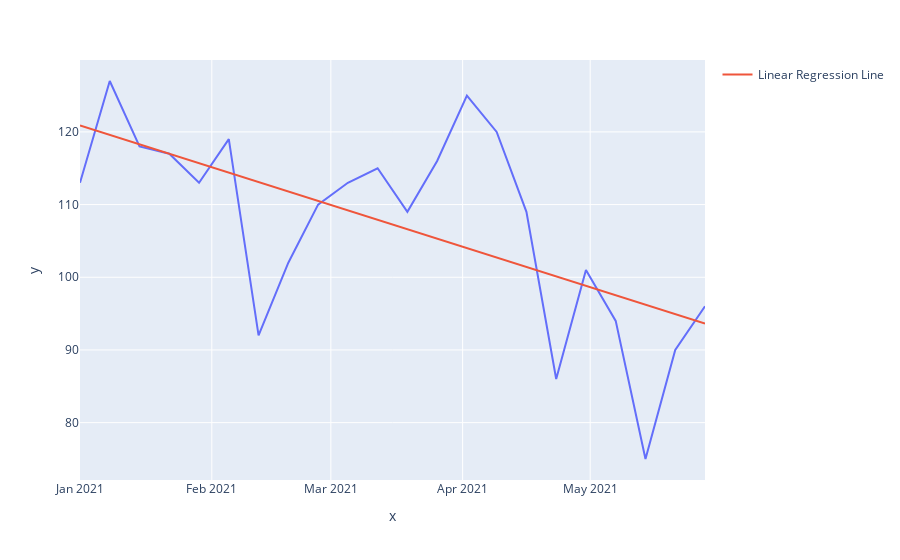

Here is the notebook cell this chart was saved with:
### Code cell
import pandas as pd
import numpy as np
import plotly.express as px

# read the CSV file into a pandas DataFrame
df = pd.read_csv("scripts/results/count_ins_by_week.csv")

# calculate the linear regression line
x = np.array(range(len(df)))
y = df['ins_num'].values
y[21] *= 7/4
coeffs = np.polyfit(x, y, 1)
lin_func = np.poly1d(coeffs)
line_y = lin_func(x)

# plot the data and linear regression line using Plotly
fig = px.line(x=df["min(install_dt)"], y=df['ins_num'])
fig.add_scatter(x=df["min(install_dt)"], y=line_y, name='Linear Regression Line')
fig.show()

### Figure 1 — Plotly figure (JSON) as saved in the notebook; plotly's stock layout.template omitted (floating-point values rounded to 4 significant figures)
{"data": [{"hovertemplate": "x=%{x}<br>y=%{y}<extra></extra>", "legendgroup": "", "line": {"color": "#636efa", "dash": "solid"}, "marker": {"symbol": "circle"}, "mode": "lines", "name": "", "orientation": "v", "showlegend": false, "type": "scatter", "x": ["2021-01-01", "2021-01-08", "2021-01-15", "2021-01-22", "2021-01-29", "2021-02-05", "2021-02-12", "2021-02-19", "2021-02-26", "2021-03-05", "2021-03-12", "2021-03-19", "2021-03-26", "2021-04-02", "2021-04-09", "2021-04-16", "2021-04-23", "2021-04-30", "2021-05-07", "2021-05-14", "2021-05-21", "2021-05-28"], "xaxis": "x", "y": [113, 127, 118, 117, 113, 119, 92, 102, 110, 113, 115, 109, 116, 125, 120, 109, 86, 101, 94, 75, 90, 96], "yaxis": "y"}, {"name": "Linear Regression Line", "type": "scatter", "x": ["2021-01-01", "2021-01-08", "2021-01-15", "2021-01-22", "2021-01-29", "2021-02-05", "2021-02-12", "2021-02-19", "2021-02-26", "2021-03-05", "2021-03-12", "2021-03-19", "2021-03-26", "2021-04-02", "2021-04-09", "2021-04-16", "2021-04-23", "2021-04-30", "2021-05-07", "2021-05-14", "2021-05-21", "2021-05-28"], "y": [120.9, 119.6, 118.3, 117.0, 115.7, 114.4, 113.1, 111.8, 110.5, 109.2, 107.9, 106.6, 105.3, 104.0, 102.7, 101.4, 100.1, 98.84, 97.54, 96.24, 94.95, 93.65]}], "layout": {"legend": {"tracegroupgap": 0}, "margin": {"t": 60}, "xaxis": {"anchor": "y", "domain": [0, 1], "title": {"text": "x"}}, "yaxis": {"anchor": "x", "domain": [0, 1], "title": {"text": "y"}}}}
